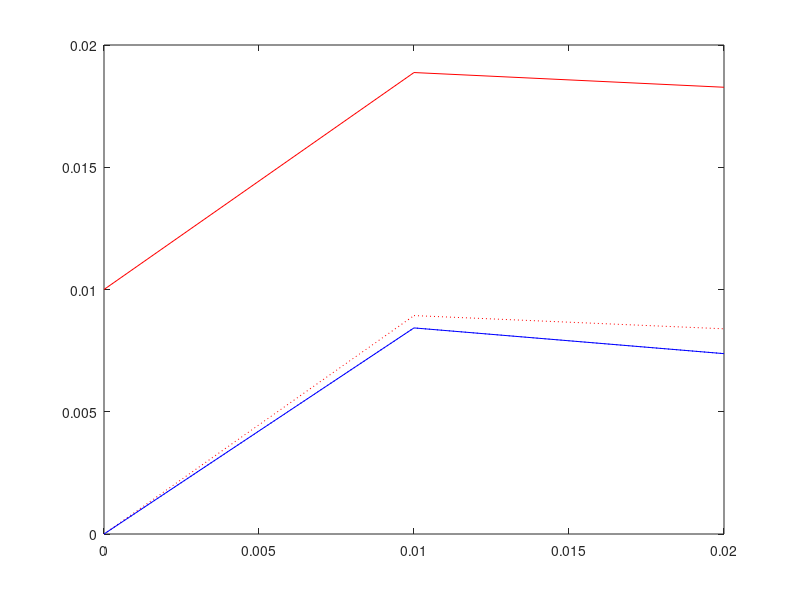

Reproduce this figure in MATLAB.
tic

%General Setup
clear all;
clc;

 A = [ 0 1; -2 0];
 B= [ 1 ; 1];
 C= [2 2]

 sys = ss(A,B,C,0);
 
 poles=eig(A)
 
 % Pole-Plot
 
 t=0:0.01:2;
 u=zeros(size(t));
 x0 = [0.01 0];
 
 [y,t,x]=lsim(sys,u,t,x0);
 plot(t,y)
 
 toc
 
 %% Controllability & Observability
 
 ctrb(sys);
 rkctrb=rank(ctrb(sys))

 obsv(sys);
 rkobsv=rank(obsv(sys))
 
 %% Pole-Placement Controllability
 
 cp1 = -2000+50i;
 cp2 = -2000-50i;
 
 F=place(A,B,[cp1,cp2]);
 sys_cl =ss(A-B*F,B,C,0);
 
  
 t=0:0.01:0.02;
 x0 = [0.1 0];
 [y,t,~]=lsim(sys,zeros(size(t)),t,x0);
 plot(t,y)
 lsim(sys_cl,zeros(size(t)),t,x0);
 
 %% Pole-Placement Observability
 
 op1 = -2+0.5i;
 op2 = -2-0.5i;
 
 L=place(A',C',[op1,op2])';
 sysl = ss(A-L*C,B,C,0);

 t=0:0.01:0.02;
 x0 = [0.1 0];
 [y,t,~]=lsim(sys,zeros(size(t)),t,x0);
 plot(t,y)
 lsim(sysl,zeros(size(t)),t,x0);
%%
 
 At=[ A-B*F B*F; zeros(size(A)) A-L*C];
 Bt=[ B ; zeros(size(B))];
 Ct=[ C zeros(size(C))];
 
 sysobsv =ss(At,Bt,Ct,0);
 
 t=0:0.01:0.05;
 x0 = [0.01 0];
 [y,t,~]=lsim(sysobsv,zeros(size(t)),t,[x0 x0]);
 lsim(sysobsv,zeros(size(t)),t,[x0,x0]);
 
 %% Observer
 
 t=0:0.01:0.02;
 x0 = [0.01 0];
 [y,t,x]=lsim(sysobsv,zeros(size(t)),t,[x0 x0]);
 
 n=2;
 e=x(:,n+1:end);
 x=x(:,1:n);
 x_est =x-e;
 
 %Plot
 
 h=x(:,1); h_dot=x(:,2);
 h_est=x_est(:,1); h_dot_est=x(:,2);

plot(t,h,'-r',t,h_est,':r',t,h_dot,'-b',t,h_dot_est,':b')
